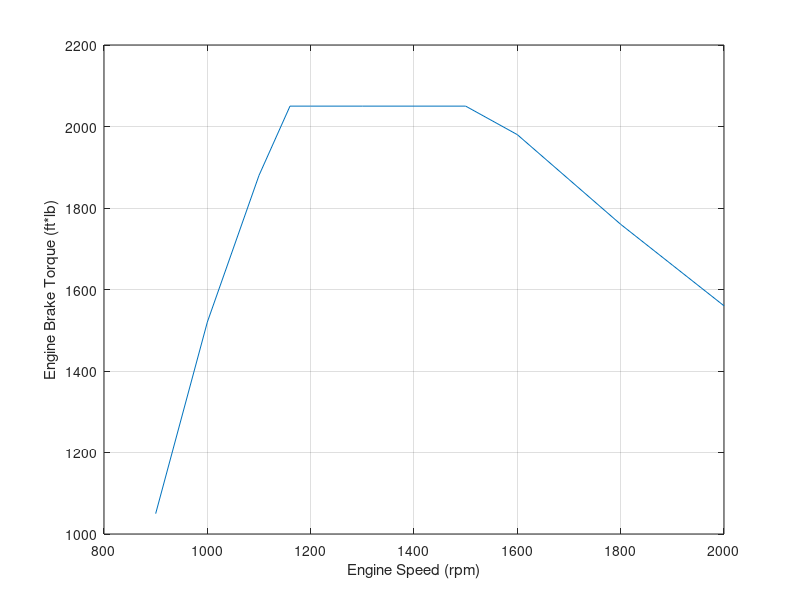
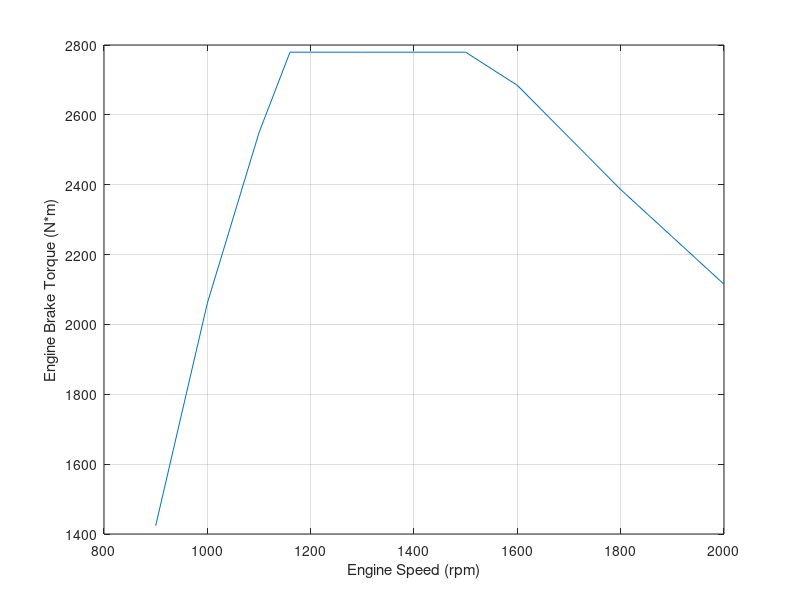
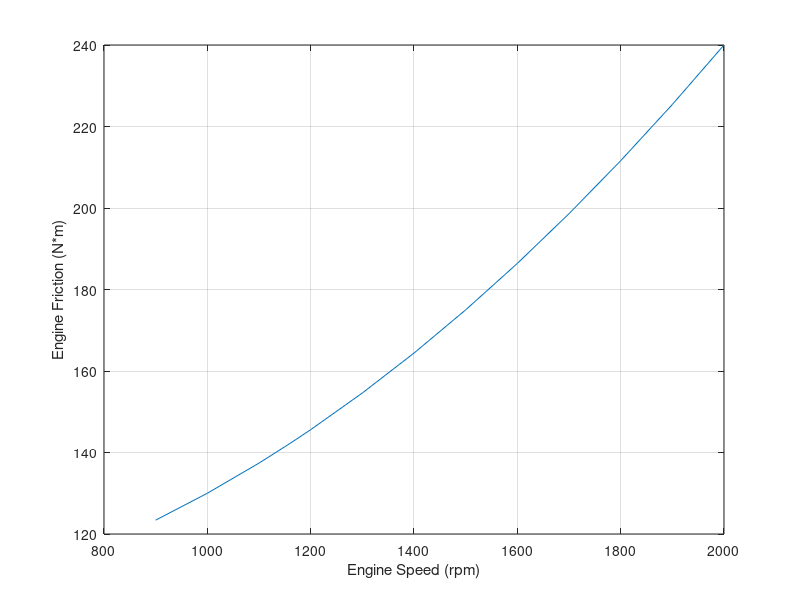

MATLAB code to generate these figures, in order:
% J.Williams
% University of Wisconsin-Madison
% EPD629: Powertrain Systems and Controls
% Assignement 03
% 2022-02-12

%%%%%%%%%%%%%%%%%%%%%%%%%%%%%%%%%%%%%%%%%%%%%%%%%%%%%%%%%%%%%%%%%%%%%%%%%%%
% Lesson 02
%%%%%%%%%%%%%%%%%%%%%%%%%%%%%%%%%%%%%%%%%%%%%%%%%%%%%%%%%%%%%%%%%%%%%%%%%%%

close all;
clear; clc;
format compact;

% Ambient Conditions
AmbientPress_kPa = 100; % Ambient air pressure
AmbientTemp_C = 20; % Ambient air temperature
 
% Constants
AirGasConstant_kJpkgK = 0.278; % Gas constant of air
CelsiusToKelvinConstant = 273.15; 
GravitationalAccel_mps2 = 9.8067; % Acceleration due to gravity
 
% Road Grade
PitchAngleData_deg = [2 2]; 
PitchAnglePositionBP_m = [0 1e6];
 
% Vehicle
VehicleMass_kg = 30000; % Vehicle mass
AeroArea_m2 = 10; % Frontal Area of vehicle
AeroDragCoef = 0.6; % Vehicle aerodynamic drag coefficient
RollingDragCoef = 0.005; % Vehicle rolling resistance coefficient

% % Formulas
% F_sum = m*a 
% a = (F_trac - F_aero - F_rolling - F_incline)/m 
% v = integral(a dt)
% F_aero = (1/2)*C_d*A*rho*v.^2 % Aerodynamic drag resistance force
% F_rolling = C_r*m*g % Rolling resistance force
% F_incline = m*g_*sin(theta) % Force to overcome component of gravity on hill

%%%%%%%%%%%%%%%%%%%%%%%%%%%%%%%%%%%%%%%%%%%%%%%%%%%%%%%%%%%%%%%%%%%%%%%%%%%
% Lesson 03
%%%%%%%%%%%%%%%%%%%%%%%%%%%%%%%%%%%%%%%%%%%%%%%%%%%%%%%%%%%%%%%%%%%%%%%%%%%

% Constants
ConversionFactor_mile_per_km = 0.621371;
ConversionFactor_Nm_per_ftlb = 1.3558179;
 
% Engine
% Cummins X15 Performance Series 605 hp
% https://mart.cummins.com/imagelibrary/data/assetfiles/0033023.pdf
EngineSpeedBreakpoints_rpm = [900, 1000, 1100, 1160, 1200, 1300, 1400, 1500, 1600, 1700, 1800, 1900, 2000]; % (1/min [rpm])
EngineTorqueMaxData_ftlb = [1050, 1520, 1880, 2050, 2050, 2050, 2050, 2050, 1980, 1870, 1760, 1660, 1560]; % (lbf*ft)
EngineTorqueMaxData_Nm = EngineTorqueMaxData_ftlb * ConversionFactor_Nm_per_ftlb; % (N*m)

% Plot engine torque vs engine speed (english)
figure(1)
plot(EngineSpeedBreakpoints_rpm,EngineTorqueMaxData_ftlb)
xlabel('Engine Speed (rpm)')
ylabel('Engine Brake Torque (ft*lb)')
grid on

% Plot engine torque vs engine speed (metric)
figure(2)
plot(EngineSpeedBreakpoints_rpm,EngineTorqueMaxData_Nm)
xlabel('Engine Speed (rpm)')
ylabel('Engine Brake Torque (N*m)')
grid on

% Estimate engine friction
X = [1, 1000, 1000^2; 1, 1500, 1500^2; 1, 2000, 2000^2];  % speed matrix for parabolic friction curve fit
Y = [130, 175, 240]'; % nominal friction estimate
C = X \ Y;
EngineFrictionData_Nm = C(1) + C(2) * EngineSpeedBreakpoints_rpm + C(3) * EngineSpeedBreakpoints_rpm .^2; % (N*m)

% Plot engine friction vs engine speed
figure(3)
plot(EngineSpeedBreakpoints_rpm,EngineFrictionData_Nm)
xlabel('Engine Speed (rpm)')
ylabel('Engine Friction (N*m)')
grid on

EngineTorqueTimeConstant_s = 0.1; % (N*m)

% Transmission
% Eaton Endurant HD
% https://www.eatoncummins.com/us/en-us/catalog/transmissions/endurant.specifications.html
TransGearRatioData = [14.43, 11.05, 8.44, 6.46, 4.95, 3.79, 2.91, 2.23, 1.70, 1.30, 1.00, 0.77];  

% Axle 
AxleRatio = 3.25;

% Tires
TireRevsPerMile = 500; % (rev/mi)
TireRevsPerKilometer = TireRevsPerMile * ConversionFactor_mile_per_km; % (rev/km)
